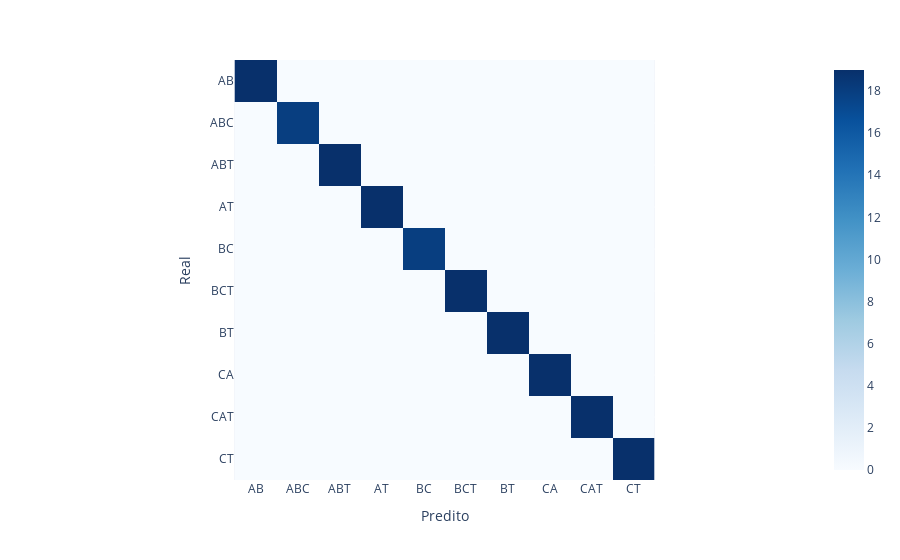

The code cell stored with this chart in its notebook:
### Code cell
import plotly.express as px
cm = confusion_matrix.drop('All', axis=1).drop('All', axis=0)
fig = px.imshow(cm, color_continuous_scale='blues')
fig.show()

### Figure 1 — Plotly figure (JSON) as saved in the notebook; plotly's stock layout.template omitted (floating-point values rounded to 4 significant figures)
{"data": [{"coloraxis": "coloraxis", "hovertemplate": "Predito: %{x}<br>Real: %{y}<br>color: %{z}<extra></extra>", "type": "heatmap", "x": ["AB", "ABC", "ABT", "AT", "BC", "BCT", "BT", "CA", "CAT", "CT"], "y": ["AB", "ABC", "ABT", "AT", "BC", "BCT", "BT", "CA", "CAT", "CT"], "z": [[19, 0, 0, 0, 0, 0, 0, 0, 0, 0], [0, 18, 0, 0, 0, 0, 0, 0, 0, 0], [0, 0, 19, 0, 0, 0, 0, 0, 0, 0], [0, 0, 0, 19, 0, 0, 0, 0, 0, 0], [0, 0, 0, 0, 18, 0, 0, 0, 0, 0], [0, 0, 0, 0, 0, 19, 0, 0, 0, 0], [0, 0, 0, 0, 0, 0, 19, 0, 0, 0], [0, 0, 0, 0, 0, 0, 0, 19, 0, 0], [0, 0, 0, 0, 0, 0, 0, 0, 19, 0], [0, 0, 0, 0, 0, 0, 0, 0, 0, 19]]}], "layout": {"coloraxis": {"colorscale": [[0, "rgb(247,251,255)"], [0.125, "rgb(222,235,247)"], [0.25, "rgb(198,219,239)"], [0.375, "rgb(158,202,225)"], [0.5, "rgb(107,174,214)"], [0.625, "rgb(66,146,198)"], [0.75, "rgb(33,113,181)"], [0.875, "rgb(8,81,156)"], [1, "rgb(8,48,107)"]]}, "margin": {"t": 60}, "xaxis": {"constrain": "domain", "scaleanchor": "y", "title": {"text": "Predito"}}, "yaxis": {"autorange": "reversed", "constrain": "domain", "title": {"text": "Real"}}}}
